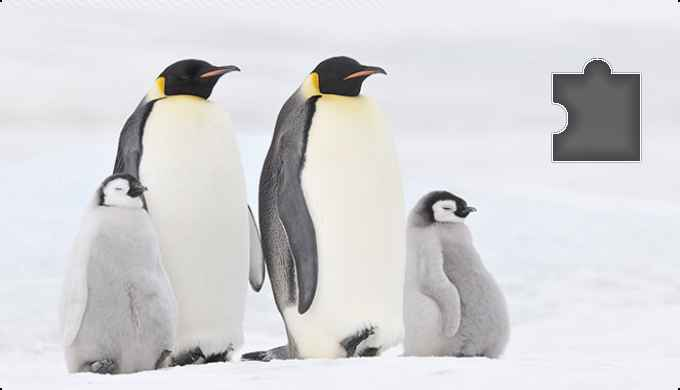
#> input picture slide-captcha/img/tencent_bg.jpg, 680 x 390 px
$ python tencent_slide_crack.py
#> lines starting #> are read from the running program, lines starting #| are printed output that depends on the picture; after the words box and inside, x2 and y2 are one past the last pixel; in counts of white or black regions, pixels touching at a corner belong together
# coding=utf-8
"""滑块验证码缺口位置定位"""
"""
对于netease_bg.jpg滑块边缘颜色区分度不明显，边缘检测效果较差，
无法形成封闭形状，此方法就行不通
"""
import cv2
import matplotlib.pyplot as plt

# 1.读取图片
img = cv2.imread('./img/tencent_bg.jpg')
#> img is the input picture: shape (390, 680, 3); mean B, G, R 215.1, 212.7, 213.4
plt.imshow(img)
plt.show()
result = img.copy()
# 2.高斯模糊处理
blurred = cv2.GaussianBlur(img, (5, 5), 0)
plt.imshow(blurred)
plt.show()

# 3.Canny边缘检测
canny = cv2.Canny(blurred, 200, 400)
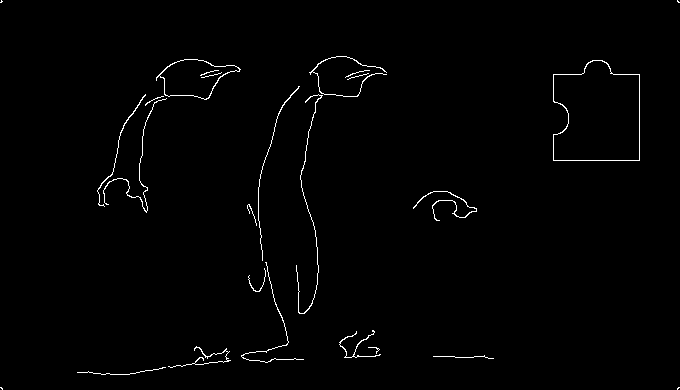
#> canny: shape (390, 680); 1.1% white in thin lines or dots
plt.imshow(canny)
plt.show()
# 4.轮廓检测
contours, hierarchy = cv2.findContours(canny, cv2.RETR_CCOMP, cv2.CHAIN_APPROX_SIMPLE)
#> contours = 28 contours, 16 with area under 20; largest, box (x1, y1, x2, y2) and area: (553, 60, 640, 161) 7332, (553, 60, 640, 161) 7301, (156, 59, 241, 100) 1946, (159, 59, 240, 100) 1902, (413, 191, 477, 221) 46
for i, contour in enumerate(contours):  # 所有轮廓
    x, y, w, h = cv2.boundingRect(contour)
    cv2.rectangle(img, (x, y), (x + w, y + h), (0, 0, 255), 2)
#> this loop made 28 passes
#> (x, y, w, h) on passes 3, 4, 5, 7, 8, 9, 10, 11, 12, 13, 14, 15: (77, 367, 89, 8), (433, 355, 61, 4), (368, 347, 12, 7), (168, 346, 63, 22), (339, 330, 42, 28), (248, 268, 18, 24), (241, 262, 63, 101), (247, 204, 10, 22), (413, 191, 64, 30), (103, 98, 64, 115), (145, 96, 19, 10), (296, 94, 27, 220)
#> (contour, x, y, w, h) on passes 1, 2, 6, 27: ([[678, 387], [677, 388], [677, 389], [679, 387]], 677, 387, 3, 3), ([[0, 387], [2, 389], [2, 388], [1, 387]], 0, 387, 3, 3), ([[377, 349], [378, 348], [379, 349], [378, 350]], 377, 348, 3, 3), ([[677, 0], [677, 1], [678, 2], [679, 2]], 677, 0, 3, 3)
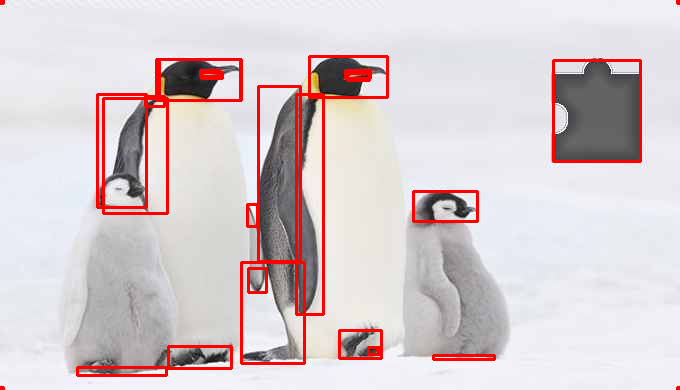
#> img: shape (390, 680, 3); 4.53% of pixels changed, all inside (x1, y1, x2, y2) = (0, 0, 680, 390)
plt.imshow(img)
plt.show()
# 5.获取位置
# 对轮廓的面积或周长范围做限制，就能过滤出目标轮廓的位置，前提是我们对目标位置的轮廓大小是预先确定的
for i, contour in enumerate(contours):  # 所有轮廓
    if 7000 < cv2.contourArea(contour) <= 9000 and 300 < cv2.arcLength(contour, True) < 500:
        # 轮廓面积大概7000到9000之间，周长在300到500之间
        x, y, w, h = cv2.boundingRect(contour)  # 外接矩形
        print(x, y, w, h)
        cv2.rectangle(result, (x, y), (x + w, y + h), (0, 0, 255), 2)
        cv2.imwrite('img/tencent_bg_detect_output.jpg', result)
        plt.imshow(result)
        plt.title('detect output')
        plt.show()
        print('缺口位置：', x)
        break
#> this loop made 22 passes
#> (x, y, w, h) on pass 22: (553, 60, 87, 101)
#> contour on passes 1, 2, 6: [[678, 387], [677, 388], [677, 389], [679, 387]], [[0, 387], [2, 389], [2, 388], [1, 387]], [[377, 349], [378, 348], [379, 349], [378, 350]]
#| 553 60 87 101
#| 缺口位置： 553
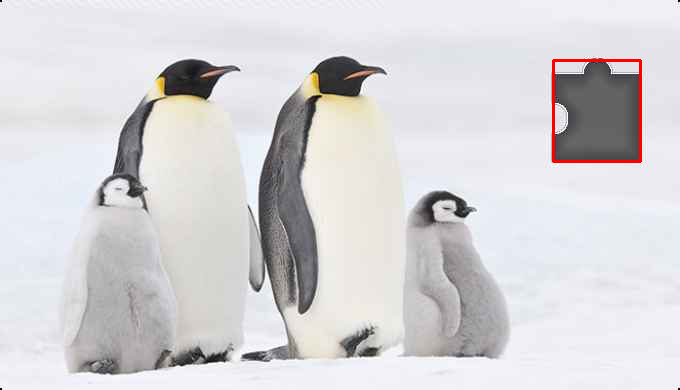
#> result: shape (390, 680, 3); 0.42% of pixels changed, all inside (x1, y1, x2, y2) = (552, 59, 642, 163)
